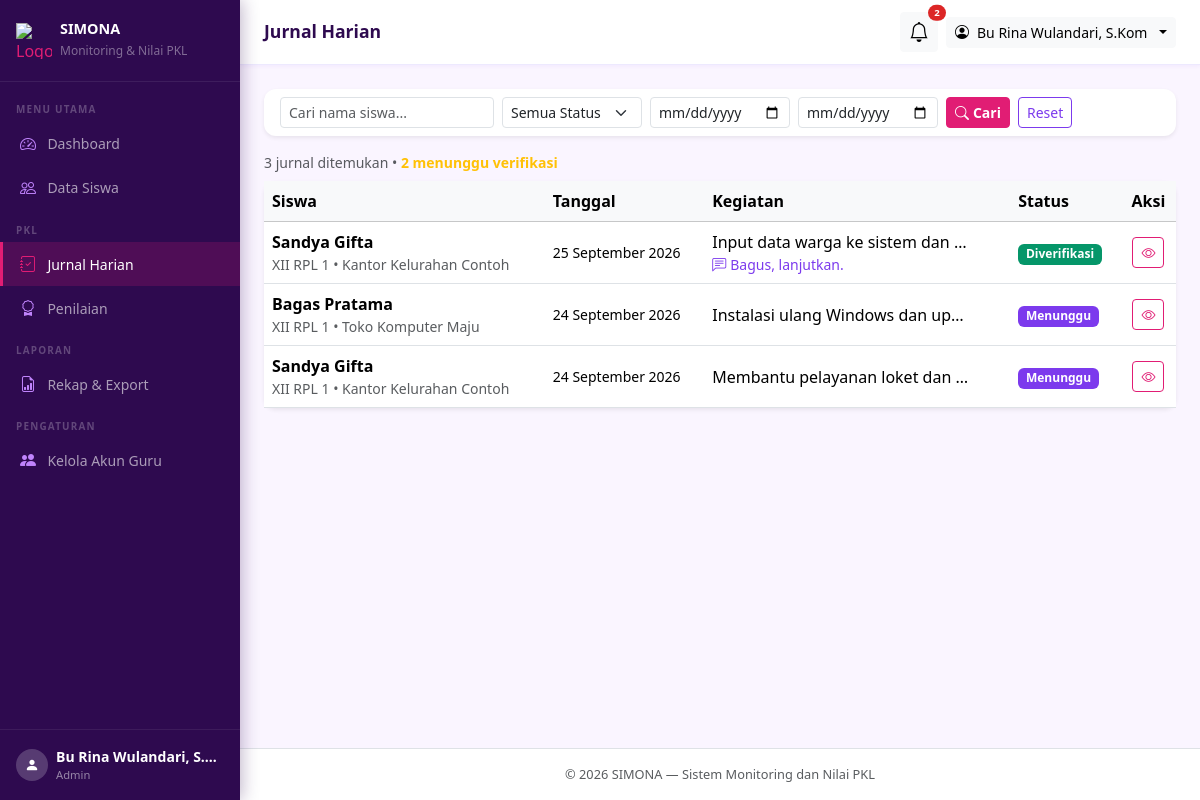
Before: /admin/jurnal/index.php (signed in) with the older database file.
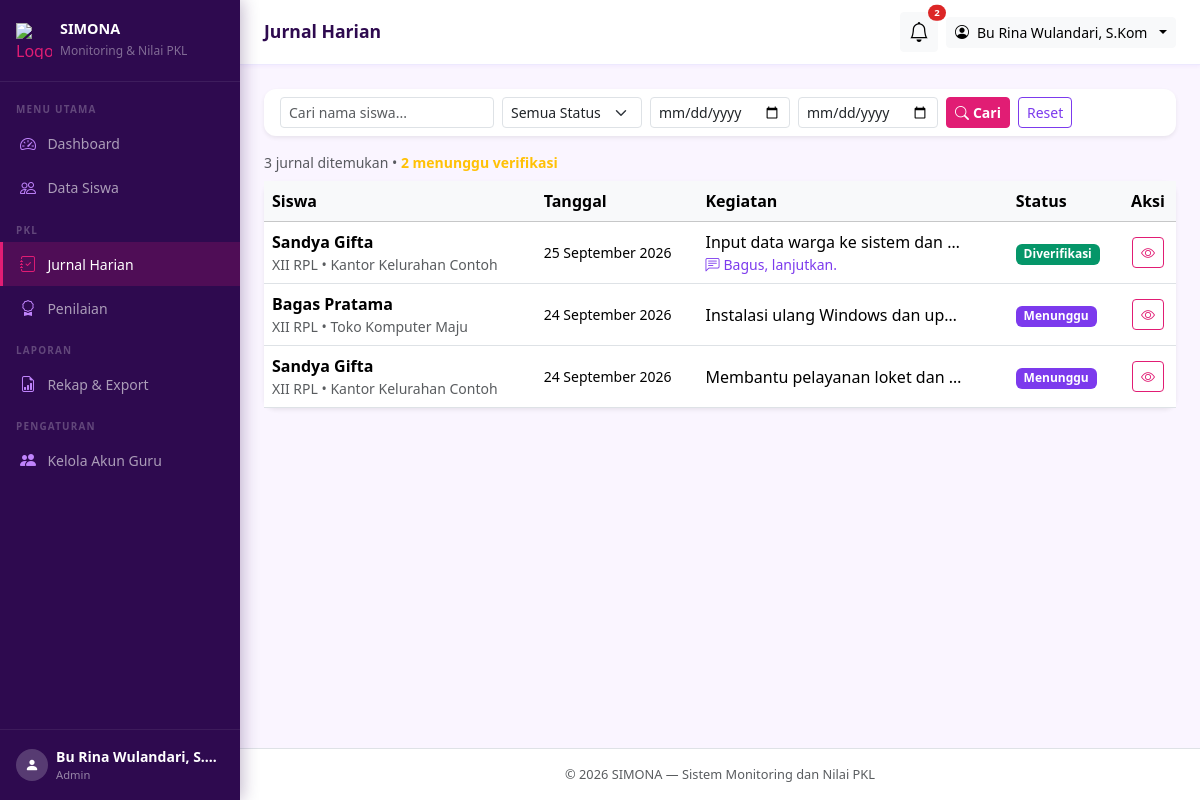
After: the same page with the newer database file.
### tables this page shows
CREATE TABLE IF NOT EXISTS `jurnal_harian` (
  `id`                INT UNSIGNED  NOT NULL AUTO_INCREMENT,
  `siswa_id`          INT UNSIGNED  NOT NULL,
  `tanggal`           DATE          NOT NULL,
  `kegiatan`          TEXT          NOT NULL,
  `kendala`           TEXT          DEFAULT NULL COMMENT 'Boleh kosong',
  `status_verifikasi` ENUM('menunggu','diverifikasi','ditolak')
                      NOT NULL DEFAULT 'menunggu',
  `catatan_admin`     TEXT          DEFAULT NULL COMMENT 'Catatan guru saat verifikasi',
  `created_at`        TIMESTAMP     NOT NULL DEFAULT CURRENT_TIMESTAMP,
  `updated_at`        TIMESTAMP     NOT NULL DEFAULT CURRENT_TIMESTAMP
                      ON UPDATE CURRENT_TIMESTAMP,
  PRIMARY KEY (`id`),
   
  UNIQUE KEY `uq_siswa_tanggal` (`siswa_id`, `tanggal`),
  KEY `idx_status`  (`status_verifikasi`),
  KEY `idx_tanggal` (`tanggal`),
  CONSTRAINT `fk_jurnal_siswa`
    FOREIGN KEY (`siswa_id`)
    REFERENCES `siswa`(`id`)
    ON DELETE CASCADE
);

CREATE TABLE IF NOT EXISTS `siswa` (
  `id`                        INT UNSIGNED  NOT NULL AUTO_INCREMENT,
  `user_id`                   INT UNSIGNED  NOT NULL COMMENT 'Relasi ke users.id (akun siswa)',
  `nis`                       VARCHAR(20)   NOT NULL COMMENT 'Nomor Induk Siswa',
  `kelas`                     VARCHAR(20)   NOT NULL COMMENT 'Contoh: XII RPL 1',
  `tempat_pkl`                VARCHAR(150)  NOT NULL COMMENT 'Nama perusahaan/instansi',
  `alamat_pkl`                VARCHAR(255)  DEFAULT NULL COMMENT 'Alamat tempat PKL, boleh kosong',
  `nama_pembimbing_industri`  VARCHAR(100)  NOT NULL COMMENT 'Mentor di tempat PKL, hanya data',
  `no_hp_pembimbing_industri` VARCHAR(20)   DEFAULT NULL COMMENT 'Boleh kosong',
  `guru_pembimbing_id`        INT UNSIGNED  NOT NULL COMMENT 'Relasi ke users.id (guru/admin)',
  `tgl_mulai`                 DATE          NOT NULL,
  `tgl_selesai`               DATE          NOT NULL COMMENT 'Tidak boleh sebelum tgl_mulai',
  PRIMARY KEY (`id`),
  UNIQUE KEY `uq_nis`     (`nis`),
  UNIQUE KEY `uq_user_id` (`user_id`),
  KEY `idx_guru_pembimbing` (`guru_pembimbing_id`),
  KEY `idx_kelas`           (`kelas`),
  CONSTRAINT `fk_siswa_user`
    FOREIGN KEY (`user_id`)
    REFERENCES `users`(`id`)
    ON DELETE CASCADE,
  CONSTRAINT `fk_siswa_guru`
    FOREIGN KEY (`guru_pembimbing_id`)
    REFERENCES `users`(`id`)
    ON DELETE RESTRICT    
);

CREATE TABLE IF NOT EXISTS `users` (
  `id`         INT UNSIGNED  NOT NULL AUTO_INCREMENT,
  `nama`       VARCHAR(100)  NOT NULL,
  `username`   VARCHAR(50)   NOT NULL,
  `password`   VARCHAR(255)  NOT NULL COMMENT 'Hasil password_hash(), bukan teks asli',
  `role`       ENUM('admin','siswa') NOT NULL DEFAULT 'siswa',
  `created_at` TIMESTAMP     NOT NULL DEFAULT CURRENT_TIMESTAMP,
  PRIMARY KEY (`id`),
  UNIQUE KEY `uq_username` (`username`)
);

### admin/jurnal/index.php (the view, shortened to what the changed rows need)
<?php
require_once __DIR__ . '/../../includes/functions.php';
$db = get_db();
$page       = max(1, (int)($_GET['page'] ?? 1));
$per_page   = 10;
$offset     = ($page - 1) * $per_page;
$where  = 'WHERE 1=1';
$params = [];
$stmt = $db->prepare("
    SELECT j.id, j.tanggal, j.kegiatan, j.kendala,
           j.status_verifikasi, j.catatan_admin,
           u.nama AS nama_siswa, s.kelas, s.tempat_pkl
    FROM jurnal_harian j
    JOIN siswa s ON j.siswa_id = s.id
    JOIN users u ON s.user_id  = u.id
    $where
    ORDER BY j.tanggal DESC, j.id DESC
    LIMIT $per_page OFFSET $offset
");
$stmt->execute($params);
$jurnal_list = $stmt->fetchAll();
require_once __DIR__ . '/../../includes/header.php';
?>
<div class="card border-0 shadow-sm">
  <div class="card-body p-0">
    <?php if (empty($jurnal_list)): ?>
      <div class="text-center py-5 text-muted">
        <i class="bi bi-journal-x fs-3 d-block mb-2"></i>Tidak ada jurnal ditemukan.
      </div>
    <?php else: ?>
      <div class="table-responsive">
        <table class="table table-hover align-middle mb-0">
          <thead class="table-light">
            <tr>
              <th>Siswa</th>
              <th>Tanggal</th>
              <th>Kegiatan</th>
              <th>Status</th>
              <th class="text-center">Aksi</th>
            </tr>
          </thead>
          <tbody>
            <?php foreach ($jurnal_list as $j): ?>
            <tr>
              <td>
                <div class="fw-semibold"><?= e($j['nama_siswa']) ?></div>
                <div class="text-muted small"><?= e($j['kelas']) ?> &bull; <?= e($j['tempat_pkl']) ?></div>
              </td>
              <td class="text-nowrap small"><?= format_tanggal($j['tanggal']) ?></td>
              <td>
                <div style="max-width:260px">
                  <div class="text-truncate"><?= e($j['kegiatan']) ?></div>
                  <?php if ($j['catatan_admin']): ?>
                    <div class="small text-truncate" style="color:#7C3AED">
                      <i class="bi bi-chat-left-text me-1"></i><?= e($j['catatan_admin']) ?>
                    </div>
                  <?php endif; ?>
                </div>
              </td>
              <td><?= badge_status($j['status_verifikasi']) ?></td>
              <td class="text-center">
                <button type="button"
                        class="btn btn-sm btn-outline-primary"
                        onclick="toggleDetail(<?= $j['id'] ?>)">
                  <i class="bi bi-eye"></i>
                </button>
              </td>
            </tr>
            <?php endforeach; ?>
          </tbody>
        </table>
      </div>
    <?php endif; ?>
  </div>
</div>
<?php require_once __DIR__ . '/../../includes/footer.php'; ?>

### includes/functions.php (shortened to what the changed rows need)
<?php
function e(string $string): string
{
    return htmlspecialchars($string, ENT_QUOTES, 'UTF-8');
}
function format_tanggal(string $tanggal): string
{
    $bulan = [
        1  => 'Januari',  2  => 'Februari', 3  => 'Maret',
        4  => 'April',    5  => 'Mei',       6  => 'Juni',
        7  => 'Juli',     8  => 'Agustus',   9  => 'September',
        10 => 'Oktober',  11 => 'November',  12 => 'Desember',
    ];
    $ts = strtotime($tanggal);
    return date('j', $ts) . ' ' . $bulan[(int)date('n', $ts)] . ' ' . date('Y', $ts);
}
function badge_status(string $status): string
{
    $map = [
        'menunggu'    => ['bg-warning text-dark', 'Menunggu'],
        'diverifikasi'=> ['bg-success',           'Diverifikasi'],
        'ditolak'     => ['bg-danger',            'Ditolak'],
    ];
    [$class, $label] = $map[$status] ?? ['bg-secondary', ucfirst($status)];
    return '<span class="badge ' . $class . '">' . $label . '</span>';
}

Changed rows visible on the page:
changed through a linked row, jurnal_harian "25 September 2026": siswa.kelas "XII RPL 1" → "XII RPL"
changed through a linked row, jurnal_harian "Bagas Pratama": siswa.kelas "XII RPL 1" → "XII RPL"
changed through a linked row, jurnal_harian "Membantu pelayanan loket dan…": siswa.kelas "XII RPL 1" → "XII RPL"
